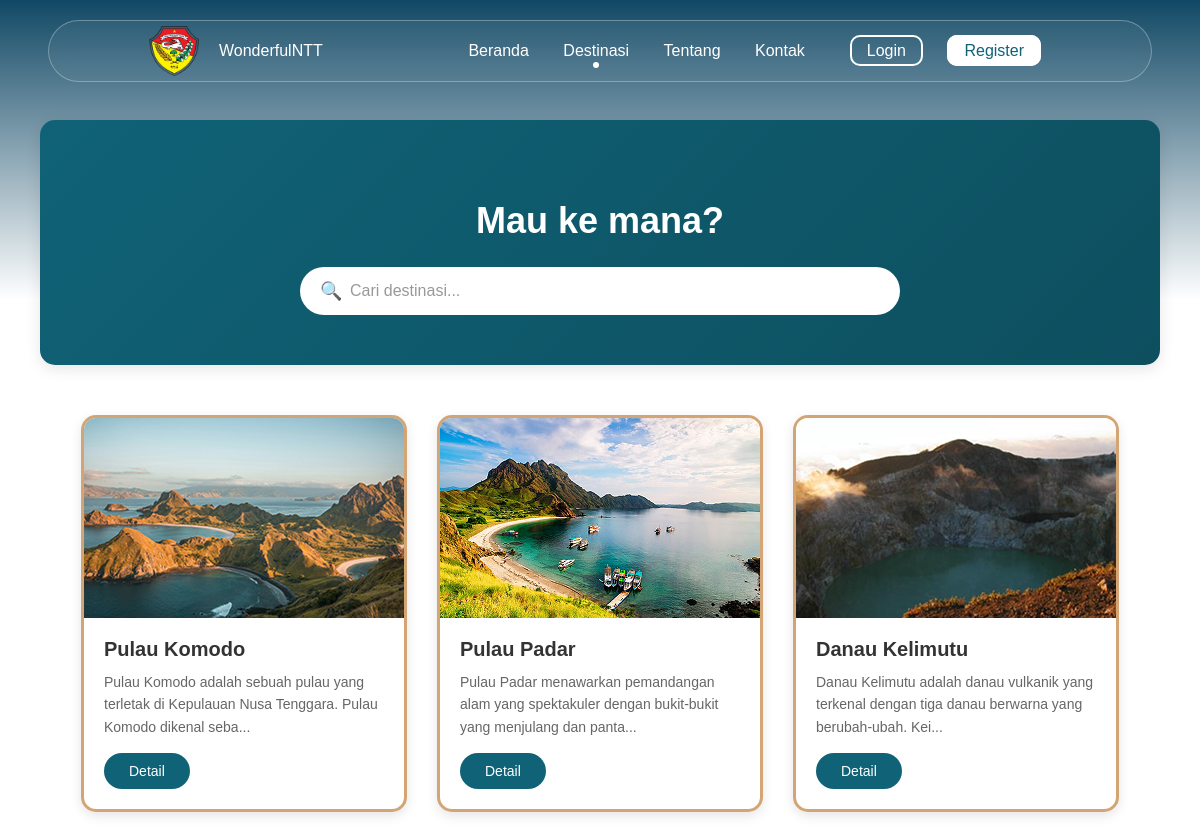
Page /destination.php on the committed database.
### tables this page shows
CREATE TABLE destinasi (
    id INT AUTO_INCREMENT PRIMARY KEY,
    nama VARCHAR(150),
    lokasi VARCHAR(150),
    deskripsi TEXT,
    gambar VARCHAR(255),
    created_at TIMESTAMP DEFAULT CURRENT_TIMESTAMP
);

### destination.php (the view, shortened to what this page needs)
<?php
require_once 'config.php';
$search = isset($_GET['search']) ? mysqli_real_escape_string($conn, $_GET['search']) : '';
if (!empty($search)) {
    $query = "SELECT * FROM destinasi WHERE nama LIKE '%$search%' OR lokasi LIKE '%$search%' OR deskripsi LIKE '%$search%' ORDER BY created_at DESC";
} else {
    $query = "SELECT * FROM destinasi ORDER BY created_at DESC";
}
$result = mysqli_query($conn, $query);
?>
<!DOCTYPE html>
<html lang="en">
<head>
    <link rel="stylesheet" href="style.css">
</head>
<body>
    <div class="gradient-bg"></div>
    <?php include 'header.php'; ?>
    <section class="destination-page">
        <div class="search-container">
            <h1>Mau ke mana?</h1>
            <form method="GET" action="" class="search-form">
                <input type="text" name="search" placeholder="Cari destinasi..." value="<?php echo htmlspecialchars($search); ?>" class="search-input">
            </form>
        </div>
        <div class="destination-list">
            <?php
            if (mysqli_num_rows($result) > 0) {
                while ($row = mysqli_fetch_assoc($result)) {
                    $short_desc = substr($row['deskripsi'], 0, 100);
                    if (strlen($row['deskripsi']) > 100) {
                        $short_desc .= '...';
                    }
                    ?>
                    <div class="destination-card">
                        <div class="des-card">
                            <img src="<?php echo htmlspecialchars($row['gambar']); ?>" alt="<?php echo htmlspecialchars($row['nama']); ?>">
                            <div class="des-card-content">
                                <h3><?php echo htmlspecialchars($row['nama']); ?></h3>
                                <p><?php echo htmlspecialchars($short_desc); ?></p>
                                <a href="detail.php?id=<?php echo $row['id']; ?>" class="btn-detail">Detail</a>
                            </div>
                        </div>
                    </div>
                    <?php
                }
            } else {
                echo '<p style="color: #666; text-align: center; width: 100%;">Destinasi tidak ditemukan.</p>';
            }
            ?>
        </div>
    </section>
</body>
</html>

### style.css (style rules this page uses)
:root { --primary-color: #106277; --shadow-color: rgba(0, 0, 0, 0.1); }
html, body { margin: 0px; padding: 0px; font-family: "Poppins", sans-serif; }
.gradient-bg { position:absolute; top: 0; left: 0; width: 100%; height: 300px; background: linear-gradient(0deg, #09506200 0%, #114865 100%); z-index: -2; }
p { font-size: 16px; }
.destination-list { display: flex; justify-content: center; gap: 40px; }
.destination-card { flex-shrink: 0; }
.destination-page { padding: 120px 40px 40px; max-width: 1200px; margin: 0 auto; }
.search-container { background: linear-gradient(135deg, var(--primary-color) 0%, #0d4f5f 100%); padding: 50px 40px; border-radius: 15px; text-align: center; margin-bottom: 50px; box-shadow: 0 4px 15px rgba(0,0,0,0.1); }
.search-container h1 { color: white; font-size: 36px; margin-bottom: 25px; }
.search-form { max-width: 600px; margin: 0 auto; position: relative; }
.search-input { width: 100%; padding: 15px 20px 15px 50px; border: none; border-radius: 50px; font-size: 16px; box-sizing: border-box; outline: none; }
.search-input::placeholder { color: #999; }
.search-form::before { content: '🔍'; position: absolute; left: 20px; top: 50%; transform: translateY(-50%); font-size: 18px; }
.destination-list { display: flex; justify-content: center; gap: 30px; flex-wrap: wrap; }
.des-card { width: 320px; background: white; border-radius: 15px; border: 3px solid #d4a574; overflow: hidden; box-shadow: 0 4px 12px rgba(0,0,0,0.1); transition: transform 0.3s ease, box-shadow 0.3s ease; }
.des-card img { width: 100%; height: 200px; object-fit: cover; display: block; }
.des-card-content { padding: 20px; }
.des-card-content h3 { color: #333; font-size: 20px; margin: 0 0 10px 0; }
.des-card-content p { color: #666; font-size: 14px; line-height: 1.6; margin: 0 0 15px 0; min-height: 60px; }
.btn-detail { display: inline-block; background-color: var(--primary-color); color: white; padding: 10px 25px; border-radius: 25px; text-decoration: none; font-size: 14px; font-weight: 500; transition: background-color 0.3s ease; }

### rows in the picture
destinasi: gambar (picture), nama "Pulau Komodo", deskripsi "Pulau Komodo adalah sebuah pulau yang terletak di Kepulauan Nusa Tenggara. Pulau Komodo dikenal seba..."
destinasi: gambar (picture), nama "Pulau Padar", deskripsi "Pulau Padar menawarkan pemandangan alam yang spektakuler dengan bukit-bukit yang menjulang dan panta..."
destinasi: gambar (picture), nama "Danau Kelimutu", deskripsi "Danau Kelimutu adalah danau vulkanik yang terkenal dengan tiga danau berwarna yang berubah-ubah. Kei..."
